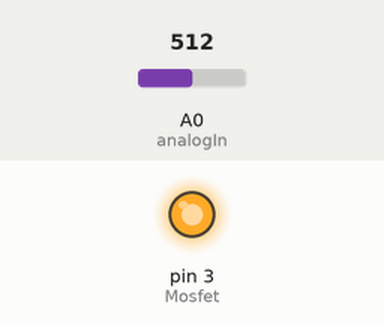
Simulated run of this sketch. Board: Arduino Uno, built with avr-gcc and run on an emulated ATmega328P. On the bench: output pins drawn as LEDs (lit = HIGH). Inputs (shaded band) come from the test bench; at power-on: A0 (analogIn) = 512. What the sketch prints to the serial monitor is not drawn.

Above: at 0.1 s.
Timing chart, 0 to 1.6 s (numbered marks = the images above):
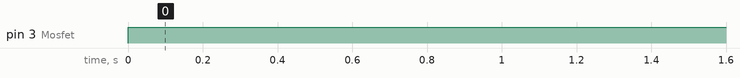

Measured:
- by itself, pin 3 (Mosfet): LOW → HIGH at 0.00 s

The sketch:

stroom_sensor.ino
```cpp
const int analogIn = A0;
const int Mosfet = 3;
int mVperAmp = 100;
int RawValue= 0;
int ACSoffset = 2500;
float Voltage = 0;
float Amps = 0;
float samples = 100;
float som_samples = 0;
float gem_ams = 0;

void setup(){

pinMode(3, OUTPUT);   //defineert pin 3 als uitgang
Serial.begin(9600);   //start de seriele communicatie en stelt deze in op 9600 baud
}
void loop(){

analogWrite(Mosfet, 255); // stuur de ledstrip aan

som_samples = 0; //zet het totaal weer naar nul
for (int k = 0; k < samples;){   // zet k naar nul en vraagt of k kleiner is dan samples

  RawValue = analogRead(analogIn);
  Voltage = (RawValue / 1024.0) * 5000; // zorgt dat het naar mV input word omgezet
  Amps = ((Voltage - ACSoffset) / mVperAmp); //formule om de foutcalculatie er uit te halen
  som_samples = som_samples + Amps; //voegt nieuwe meting toe aan totaal
  k = k + 1; // verhoogt k met 1
  delay(1); //wacht 1 miliseconde
  }

gem_ams = som_samples / samples; //neemt het gemiddelde door het totaal van de metingen te delen door 100
Serial.print("Raw Value = " ); // toont waarde zoals je krijgt
Serial.print(RawValue); // print de ruwe waarde
Serial.print("\t mV = "); // toont de gemeten spanning aan de ingang
Serial.print(Voltage,3); // zorgt dat er drie cijcers na de komma staat
Serial.print("\t Amps = "); // toont hoeveel stroom er vloeit
Serial.print(Amps,3); // zorgt dat er 3 cijfers na de komma zijn
Serial.print("gemiddelde = "); //print de gemiddelde waarde
Serial.println(gem_ams,3); // zorgt dat er 3 cijfers na de komma zijn
delay(1000); // wacht 1 seconde
}
```
